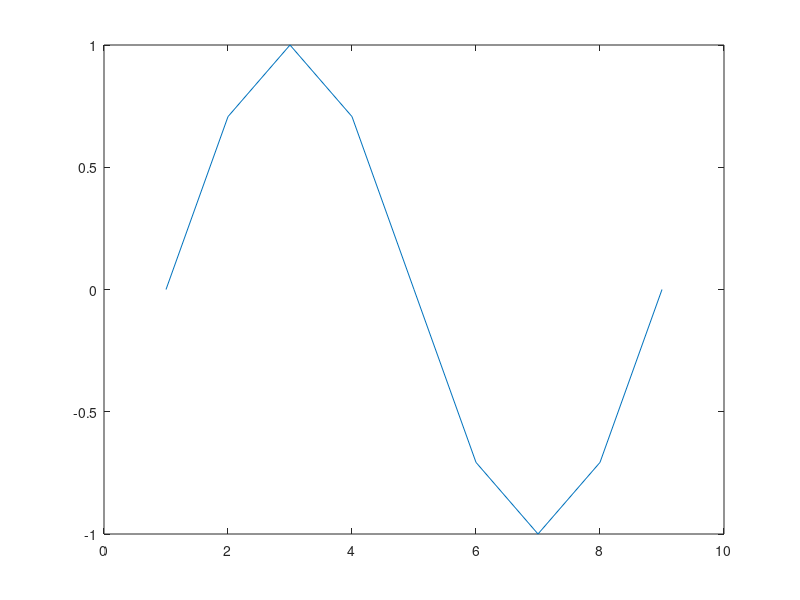

This chart was generated by the following MATLAB code: (Note: this script raises an error after producing the figure.)
exact = -152.00516;

start = 3;
total = 10;

mvals = 2.^(linspace(start, start+total-1, total))+1;
estimates = zeros(total, 1);

for iter = 1:total
m = mvals(iter);

points = linspace(-1, 1, m);
U_initial = -sin(pi*points);
a = 0.01/pi;
figure;
plot(U_initial);

G = U_initial;
G(1:end) = 0;

maxstep = 200000;
plotinterval = 1000;
to_plot = true;
wait = 0;

tmax = 1.6037 / pi;

time = 0.0;
U_new = U_initial;
for i = 1:maxstep
    if time == tmax
        break;
    end
    [U_new, k] = advection_solver2(U_new, G, m, a, time);
    time = time + k;

    if mod(i, plotinterval) == 0 && to_plot
        plotmain(U_new, U_initial, i, time, wait)
    end
end

plotmain(U_new, U_initial, i, time, wait)

figure;
U_x = (- U_new(1:end-2) + U_new(3:end))/(4/(m+1));
wavebreak = min(U_x);
plot(points(2:end-1), U_x);
title(sprintf("$$U_x$$ at 0: %f", wavebreak), "Interpreter", "latex");

disp(wavebreak);

estimates(iter) = wavebreak;
end
%%

figure;
loglog(1./mvals, (exact - estimates).^2, "o-");
title("Convergence test: breaking wave")
xlabel("h");
ylabel("error (MSE)");
grid on;
fig = gcf;
exportgraphics(fig, "ex4_convergence2.pdf");

%%
figure;
loglog(1./mvals(2:end), diff(estimates).^2, "o-");
title("Residuals: breaking wave")
xlabel("h");
ylabel("residuals squared");
grid on;
fig = gcf;
exportgraphics(fig, "ex4_residuals2.pdf");


function plotmain(U_new, U_initial, i, time, wait)
        plot(U_new)
        hold on;
        plot(U_initial)
        legend(["estimate", "initial"]);
        title(sprintf("iter: %d, time: %f", i, time));
        hold off;
        pause(wait);
end